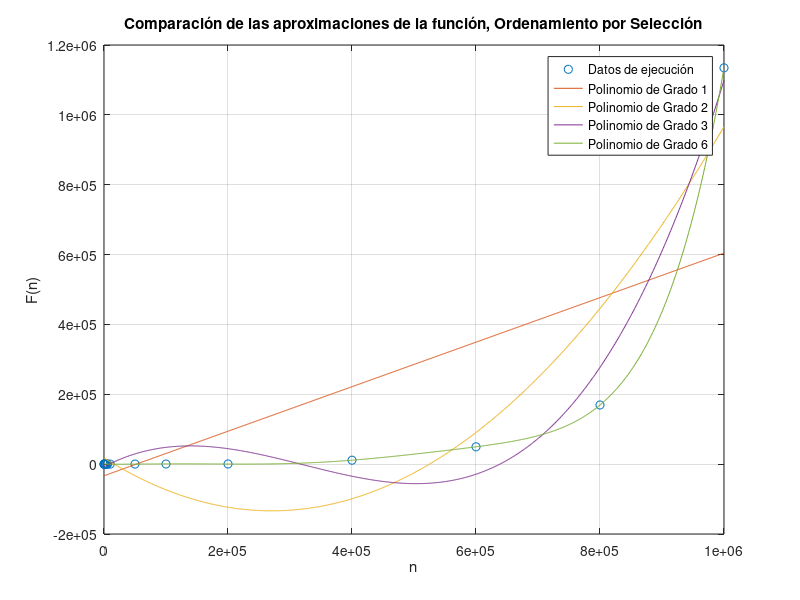

Recreate this plot in MATLAB.
clc
close all
%%VALORES DE X 
x=[50
100
250
500
1000
1500
2000
2500
3000
4500
5000
5600
10000
50000
100000
200000
400000
600000
800000
1000000
];
 
%%VALORES DE Y = F(x) en Milisegundos
y=[0.0929832
0.1440048
0.4088879
1.2459755
4.8668385
10.9550953
19.2849636
30.2648544
42.3450470
97.6541042
119.9071407
158.1840515
170.5269814
202.0819187
377.2180080
459.2590332
11279.0470123
49622.5831509
169345.8108902
1134656.388
];

%%OBTENER UN POLINOMIO QUE SE AJUSTE A LOS PUNTOS X Y Y
n=1; 				%%GRADO DEL POLINOMIO DE AJUSTE
p=polyfit(x,y,n)	%%FUNCION QUE REALIZA EL AJUSTE POLINOMIAL

n=2; 				%%GRADO DEL POLINOMIO DE AJUSTE
p2=polyfit(x,y,n)	%%FUNCION QUE REALIZA EL AJUSTE POLINOMIAL

n=3; 				%%GRADO DEL POLINOMIO DE AJUSTE
p3=polyfit(x,y,n)	%%FUNCION QUE REALIZA EL AJUSTE POLINOMIAL

n=6; 				%%GRADO DEL POLINOMIO DE AJUSTE
p4=polyfit(x,y,n)	%%FUNCION QUE REALIZA EL AJUSTE POLINOMIAL

%%SE CREA UN ESPACIO PARA REALIZAR UNA GRAFICA EN 
%%DONDE SE COMPARA LA CURVA AJUSTADA CONTRA LOS 
%%VALORES EXPERIMENTALES
xi=linspace(0,1000000,1000);      %%ESPACIO DE PUNTOS PARA Xi
z=polyval(p,xi);				%%EVALUACION DEL POLINOMIO P EN EL ESPACIO Xi

xi=linspace(0,1000000,1000);      %%ESPACIO DE PUNTOS PARA Xi
z2=polyval(p2,xi);				%%EVALUACION DEL POLINOMIO P EN EL ESPACIO Xi

xi=linspace(0,1000000,1000);      %%ESPACIO DE PUNTOS PARA Xi
z3=polyval(p3,xi);				%%EVALUACION DEL POLINOMIO P EN EL ESPACIO Xi

xi=linspace(0,1000000,1000);      %%ESPACIO DE PUNTOS PARA Xi
z4=polyval(p4,xi);				%%EVALUACION DEL POLINOMIO P EN EL ESPACIO Xi

%%SE REALIZA LA FIGURA CORRESPONDIENTE
figure(1);
%%plot(x,y,'o',xi,z,'-'),grid;
plot(x,y,'o',xi,z,xi,z2,xi,z3,xi,z4),grid;
ylabel('F(n)');
xlabel('n');
title('Comparación de las aproximaciones de la función, Ordenamiento por Selección');
legend('Datos de ejecución','Polinomio de Grado 1','Polinomio de Grado 2','Polinomio de Grado 3', 'Polinomio de Grado 6');